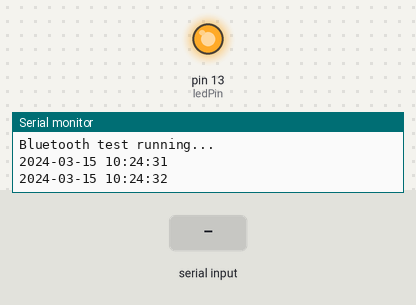
Bench run of a sketch on a simulated Arduino Uno, built with avr-gcc and run on an emulated ATmega328P. On the bench: output pins drawn as LEDs (lit = HIGH), the last lines printed to the serial monitor. Inputs (shaded band) come from the test bench. The local clock reads 2024-03-15 10:24:30 at power-on unless the sketch sets it.

Above: at 2.2 s.
2.3 s: "0\n" received over the second serial link
At 4.2 s:
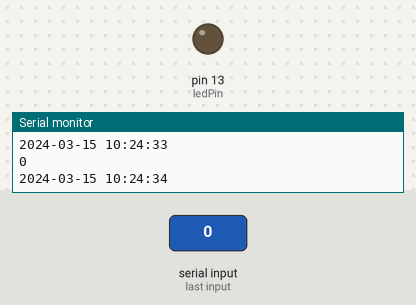
4.5 s: "1\n" received over the second serial link
At 6.4 s:
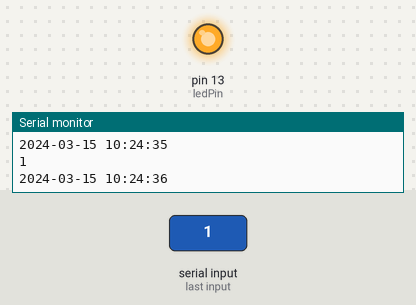
Timing chart, 0 to 7.9 s (numbered marks = the images above; inputs shaded):
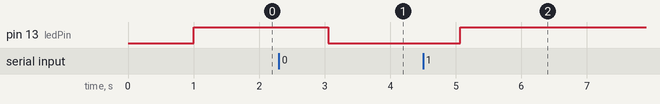

Measured:
- after the input at 2.3 s, pin 13 (ledPin): HIGH → LOW after 0.75 s
- after the input at 4.5 s, pin 13 (ledPin): LOW → HIGH after 0.57 s

The sketch:

edu66_rtc_ds3231_bluetooth.ino
```cpp
/*
 * Changing Module Settings via AT Commands
 * HC-05 and HC-06 modules accept AT commands for configuration including changing name,
 * PIN, baud rate, or other settings.
 *
 * Enter AT command mode by connecting module before powering on
 * (for HC-05, hold KEY pin HIGH during power-up).
 *
 * Send commands like:
 * AT (test communication)
 * AT+NAME=MyRobot (change device name)
 * AT+PSWD=5678 (change PIN)
 * AT+UART=115200,0,0 (change baud rate)
**/

// Avoid using Arduino Serial Monitor while Bluetooth is connected to hardware TX/RX (use SoftwareSerial instead)
#include <SoftwareSerial.h>

#include <Wire.h>
#include <RTClib.h>
#include <Time.h>

// #define ledPin 7
#define ledPin 13 // embedded LED

// Connect pin 10 to BT->TX and 11 to BT->RX
SoftwareSerial bluetooth(10, 11);

RTC_DS3231 RTC;

void handleCommand(const String &cmdP);
String readStringFromBluetooth();

void setup ()
{
    Serial.begin(9600);
    // Wire.begin();
    bluetooth.begin(9600);
    delay(1000);

    if(!RTC.begin())
    {
        Serial.println("No RTC Module found!");
        while(1);
    }

    // set internal LED (pin 13) as indicator:
    pinMode(ledPin, OUTPUT);
    digitalWrite(ledPin, HIGH); // set LED to ON for testing that it is working.

    Serial.println("Bluetooth test running...");

    bluetooth.println("Clock ready. Send: SET:YYYY-MM-DD HH:MM:SS");

    /*
    if (! RTC.isrunning())
    {
      Serial.println("RTC is NOT running!");
      // following line sets the RTC to the date & time this sketch was compiled
      RTC.adjust(DateTime(__DATE__, __TIME__));
    }
    */
    // RTC.adjust(DateTime(F(__DATE__),F( __TIME__)));
    // RTC.adjust(DateTime(2026, 6, 3, 9, 18, 0));
}

void handleCommand(const String &cmdP)
{
    if (!cmdP.startsWith("SET:"))
    {
        bluetooth.println("ERR: Unknown command");
        return;
    }

    if (cmdP.length() != 23)
    {
        bluetooth.println("ERR: Incorrect command lenght");
        bluetooth.println(cmdP.length());
        return;
    }

    int year   = cmdP.substring(4, 8).toInt();
    int month  = cmdP.substring(9, 11).toInt();
    int day    = cmdP.substring(12, 14).toInt();
    int hour   = cmdP.substring(15, 17).toInt();
    int minute = cmdP.substring(18, 20).toInt();
    int second = cmdP.substring(21, 23).toInt();

    if (year < 2020 || month < 1 || month > 12 || day < 1 || day > 31 ||
      hour > 23 || minute > 59 || second > 59)
    {
        bluetooth.println("ERR: invalid date/time");
        return;
    }

    RTC.adjust(DateTime(year, month, day, hour, minute, second));
    bluetooth.println("OK: new date/time set.");
}

String readStringFromBluetooth()
{
    String retMessage = "";
    retMessage = bluetooth.readStringUntil('\n');
    return retMessage;

    //if (bluetooth.available())
    //{
        // read one char from bluetooth connection and add to the message
        // char inChar = bluetooth.read();
        // retMessage = retMessage + inChar;
        // retMessage = bluetooth.readStringUntil('\n');
        //DEBUG:
        /*
        for (int i = 0; i < retMessage.length(); i++)
        {
            Serial.print(i);
            Serial.print("-Char: ");
            Serial.print(retMessage[i]);
            Serial.print("  ASCII: ");
            Serial.println((int)retMessage[i]);
        }
        */
        //return retMessage;
    //}
    //return "";
}


void loop ()
{
    DateTime now = RTC.now();

    Serial.print(now.year(), DEC);
    Serial.print('-');

    if (now.month() < 10)
        Serial.print('0');
    Serial.print(now.month(), DEC);
    Serial.print('-');

    if (now.day() < 10)
        Serial.print('0');
    Serial.print(now.day(), DEC);
    Serial.print(' ');

    if (now.hour() < 10)
        Serial.print('0');
    Serial.print(now.hour());
    Serial.print(':');

    if (now.minute() < 10)
        Serial.print('0');
    Serial.print(now.minute());
    Serial.print(':');

    if (now.second() < 10)
        Serial.print('0');
    Serial.println(now.second());


     // wait for incoming data
    if (bluetooth.available())
    {
        String received_msg = readStringFromBluetooth();
        received_msg.trim();   // remove \r \n spaces

        Serial.println(received_msg);

        if (received_msg == "0")
        {
            // Turn LED OFF
            digitalWrite(ledPin, LOW);
            // Send back, to the phone, the String "LED: ON"
            bluetooth.write("LED: OFF\n");
        }
        else if (received_msg == "1")
        {
            digitalWrite(ledPin, HIGH);
            bluetooth.write("LED: ON\n");
        }
        else
        {
            // DEBUG:
            // bluetooth.write("Message unknown:\n");
            // bluetooth.println(received_msg);
            // Real handle:
            handleCommand(received_msg);
        }
    }

   /*int day_of_week = now.dayOfWeek();
   switch(day_of_week)
   {
     case 1:
      Serial.println("Monday");
      break;
     case 2:
      Serial.println("Tuesday");
      break;
     case 3:
      Serial.println("Wednesday");
      break;
     case 4:
      Serial.println("Thursday");
      break;
     case 5:
      Serial.println("Friday");
      break;
     case 6:
      Serial.println("Saturday");
      break;
     case 0:
      Serial.println("Sunday");
      break;
    }
    */
    delay(1000);
    /*
    time_t curTime = 0;
    // to Serial - unixtime
    if (Serial.available() > 0)
    {
      int eps = millis();
      time_t coef = 1000000000;
      while (coef > 0)
      {
         byte b = Serial.read();
         if (b == 255)
         {
            continue;
         }
         curTime += coef*(b-'0');
         coef /= 10;
      }
      // Set time RTC
      // RTC.adjust(curTime + (millis()-eps)/1000);
    }
    */
}
```
